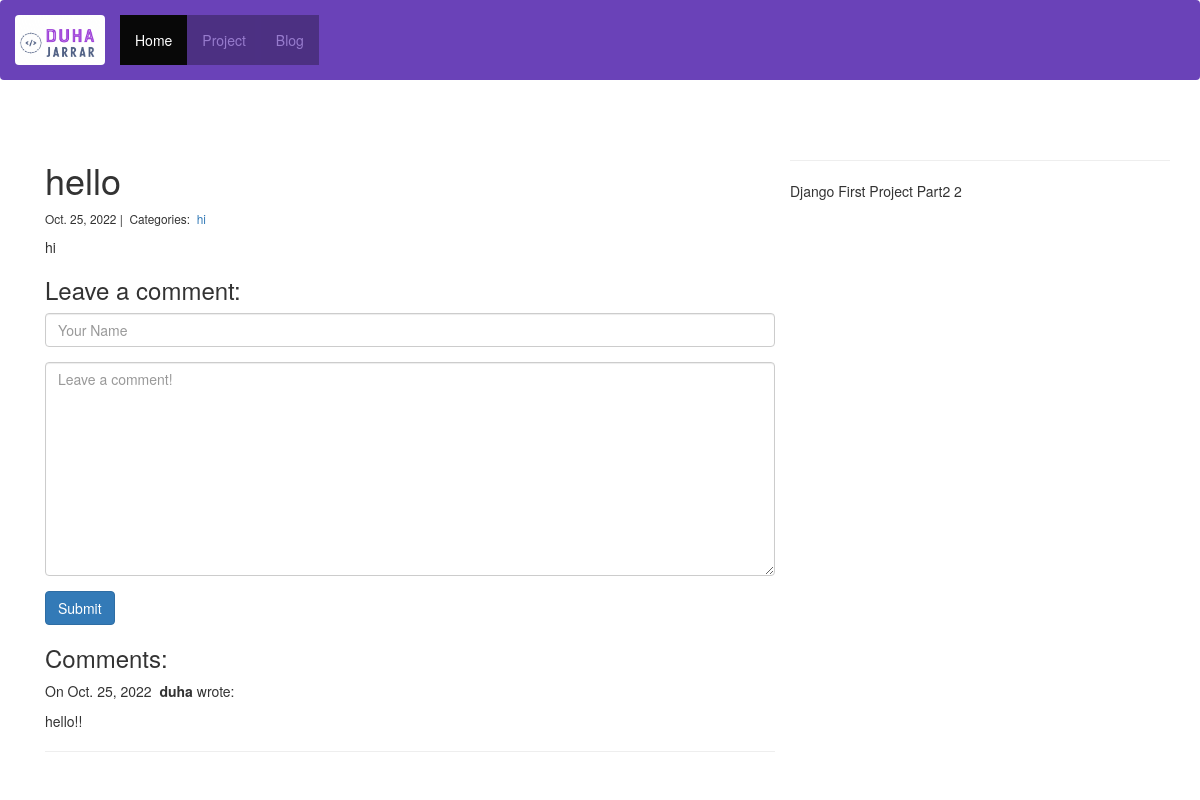
Before: /blog/1/ with the older database file.
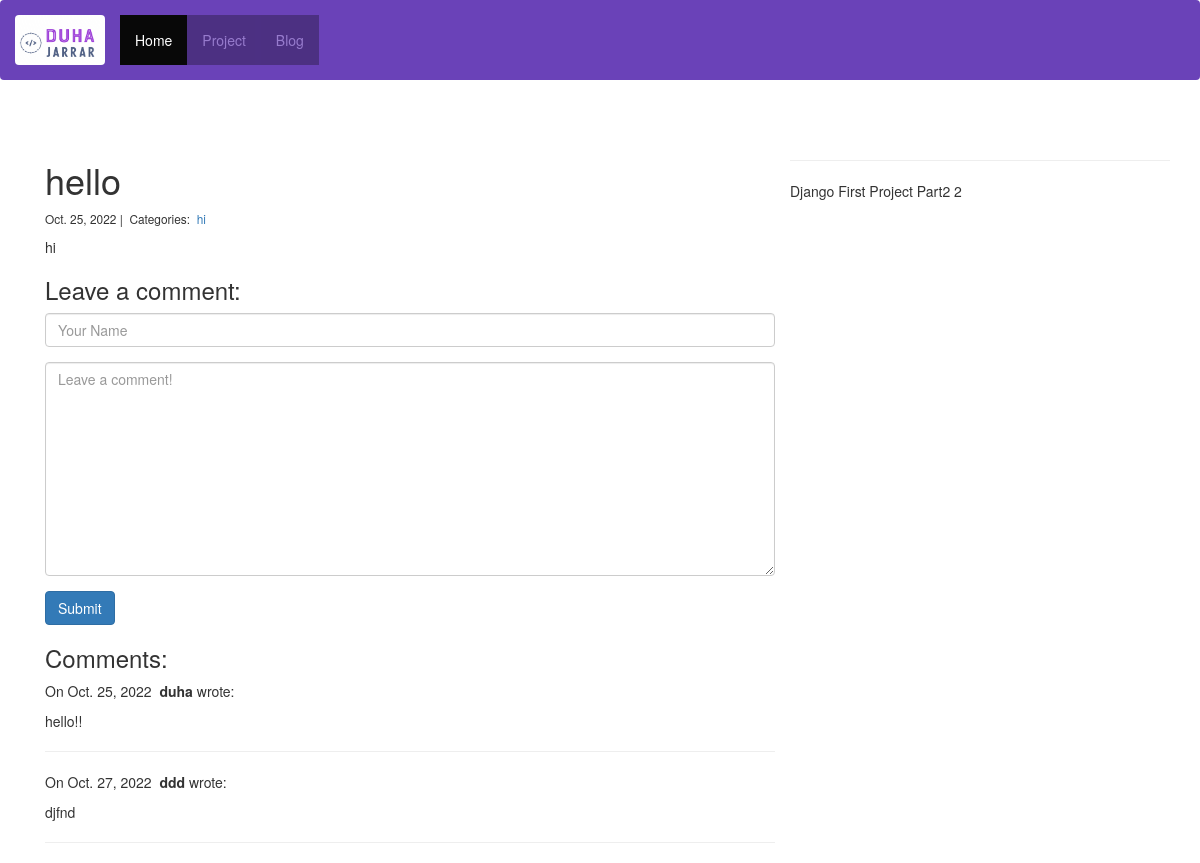
After: the same page with the newer database file.
### blog/models.py (models this page shows)
class Post(models.Model):
    title = models.CharField(max_length=255)
    body = models.TextField()
    created_on = models.DateTimeField(auto_now_add=True)
    last_modified = models.DateTimeField(auto_now=True)
    categories = models.ManyToManyField('Category', related_name='posts')

class Category(models.Model):
    name = models.CharField(max_length=20)

class Comment(models.Model):
    author = models.CharField(max_length=60)
    body = models.TextField()
    created_on = models.DateTimeField(auto_now_add=True)
    post = models.ForeignKey('Post', on_delete=models.CASCADE)

### blog/views.py (the view, shortened to what this page needs)
# urls.py: path("<int:pk>/", views.blog_detail, name="blog_detail"),
def blog_detail(request, pk):
    post = Post.objects.get(pk=pk)
    form = CommentForm()
    comments = Comment.objects.filter(post=post)
    context = {
        "post": post,
        "comments": comments,
        "form": form,
    }
    return render(request, "blog_detail.html", context)

### blog/forms.py
class CommentForm(forms.Form):
    author = forms.CharField(
    max_length=60,
        widget=forms.TextInput(attrs={
            "class": "form-control",
            "placeholder": "Your Name"
        })
    )
    body = forms.CharField(widget=forms.Textarea(
        attrs={
            "class": "form-control",
            "placeholder": "Leave a comment!"
        })
    )

### blog/templates/blog_detail.html (shortened to what this page needs)
{% extends "base.html" %}
{% block page_content %}
<div class="col-md-8 offset-md-2">
    <h1>{{ post.title }}</h1>
    <small>
        {{ post.created_on.date }} |&nbsp;
        Categories:&nbsp;
        {% for category in post.categories.all %}
        <a href="{% url 'blog_category' category.name %}">
            {{ category.name }}
        </a>&nbsp;
        {% endfor %}
    </small>
    <p>{{ post.body | linebreaks }}</p>
    <h3>Leave a comment:</h3>
    <form action="/blog/{{ post.pk }}/" method="post">
        <div class="form-group">
            {{ form.author }}
        </div>
        <div class="form-group">
            {{ form.body }}
        </div>
        <button type="submit" class="btn btn-primary">Submit</button>
    </form>
    <h3>Comments:</h3>
    {% for comment in comments %}
    <p>
        On {{comment.created_on.date }}&nbsp;
        <b>{{ comment.author }}</b> wrote:
    </p>
    <p>{{ comment.body }}</p>
    <hr>
    {% endfor %}
</div>
{% endblock %}

### personal_portfolio/templates/base.html (shortened to what this page needs)
<link rel="stylesheet" href="https://maxcdn.bootstrapcdn.com/bootstrap/3.4.1/css/bootstrap.min.css">
{% load static %}
<nav class="navbar navbar-inverse">
    <div class="container-fluid">
        <div class="navbar-header" >
            <a class="navbar-brand"><img class="card-img-top img" src="{% static '/images/duha.png' %}"></a>
        </div>
        <div class="collapse navbar-collapse" id="myNavbar">
            <ul class="nav navbar-nav" style="margin-top: 15px;">
                <li class="active">
                    <a href="{% url 'hello_world' %}">Home</a>
                </li>
                <li class="active">
                    <a class="nav-link" href="{% url 'project_index' %}">Project</a>
                </li>
                <li class="active">
                    <a class="nav-link" href="{% url 'blog_index' %}">Blog</a>
                </li>
            </ul>
        </div>
    </div>
</nav>
<div class="container">
    {% block page_content %}{% endblock %}
    <hr>
    Django First Project Part2 2
</div>

### personal_portfolio/templates/base.html (style rules this page uses)
.navbar { margin-bottom: 5%; background-color: #6a42b8; border: 0; height: 80px; }
.nav-link { background-color: #6a42b8; opacity: 0.3; }
.img { border-radius: 4px; width: 90px; height: 50px; }

Changed rows visible on the page:
added Comment: created_on "Oct. 27, 2022", author "ddd", body "djfnd"
